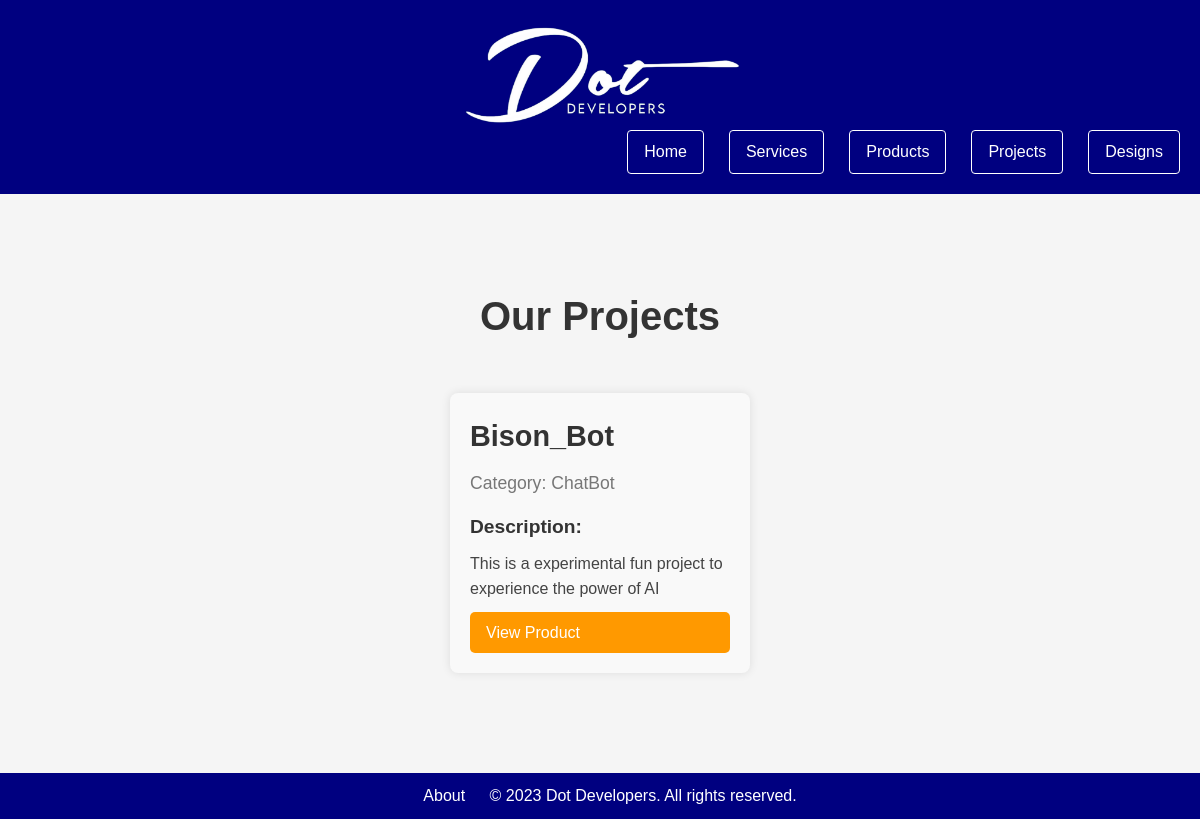
/projects/, run on the app's committed database.
### website/models.py (models this page shows, shortened)
class Experimental_Projects(models.Model):
    name = models.CharField(max_length=100, null=True)
    description = models.CharField(max_length=500)
    catergory = models.CharField(max_length=100, null=True)
    url = models.URLField()

### website/views.py (the view)
# urls.py: path('projects/',views.experimental_projects, name='projects'),
def experimental_projects(request):
    projects = Experimental_Projects.objects.all()
    return render (request, 'dotdeveloper/project_list.html',{'projects':projects})

### website/templates/dotdeveloper/project_list.html
{% extends 'base.html' %}
{% load static %}
{% block main_content %}
<main>
    <section id="services" class="services-section">
        <h3 class="section-title">Our Projects</h3>
        <ul class="services-list">
            {% for project in projects %}
            <li class="service-item">
                <div class="service-info">
                    <h3 class="service-name">{{ project.name }}</h3>
                    <p class="service-category">Category: {{ project.catergory }}</p>
                    <h3 class="service-description-title">Description:</h3>
                    <p class="service-description">{{ project.description }}</p>
                    <a href="{{ project.url }}" class="service-link" target="_blank">View Product</a>
                </div>
            </li>
            {% endfor %}
        </ul>
    </section>
</main>
{% endblock %}

### static/css/styles.css (style rules this page uses)
* { margin: 0; padding: 0; box-sizing: border-box; }
body { font-family: Arial, sans-serif; line-height: 1.6; background-color: #f5f5f5; color: #333; }
main { padding: 20px; }
.services-section { padding: 40px 0; text-align: center; }
.services-list { list-style: none; padding: 0; }
.services-list li { margin-bottom: 10px; }
.services-section { padding: 50px 0; text-align: center; }
.section-title { font-size: 2.5em; color: #333; margin-bottom: 30px; }
.services-list { list-style: none; padding: 0; margin: 0; display: flex; flex-wrap: wrap; justify-content: center; transition: transform 0.5s ease; }
.service-item { background-color: #f9f9f9; border-radius: 8px; box-shadow: 0 0 10px rgba(0, 0, 0, 0.1); padding: 20px; margin: 15px; width: 300px; text-align: left; }
.service-info { display: flex; flex-direction: column; }
.service-name { font-size: 1.8em; margin-bottom: 10px; }
.service-category { font-size: 1.1em; color: #777; }
.service-description-title { font-size: 1.2em; margin-top: 15px; margin-bottom: 8px; }
.service-description { color: #444; }
.service-link { display: inline-block; padding: 8px 16px; margin-top: 10px; background-color: #ff9900; color: #fff; text-decoration: none; border-radius: 5px; transition: background-color 0.3s ease; }

### data on the page
Experimental_Projects: name "Bison_Bot", catergory "ChatBot", description "This is a experimental fun project to experience the power of AI"
